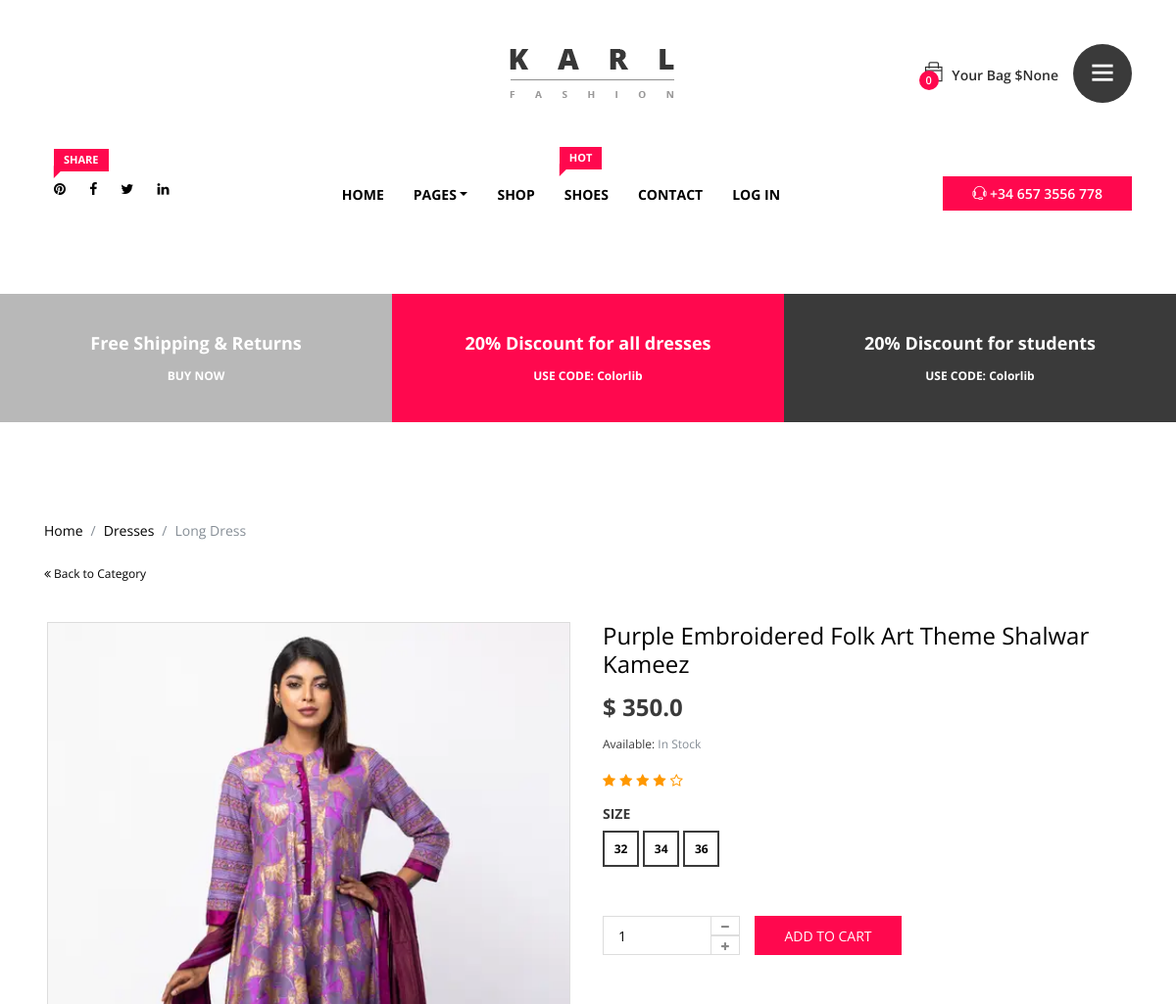
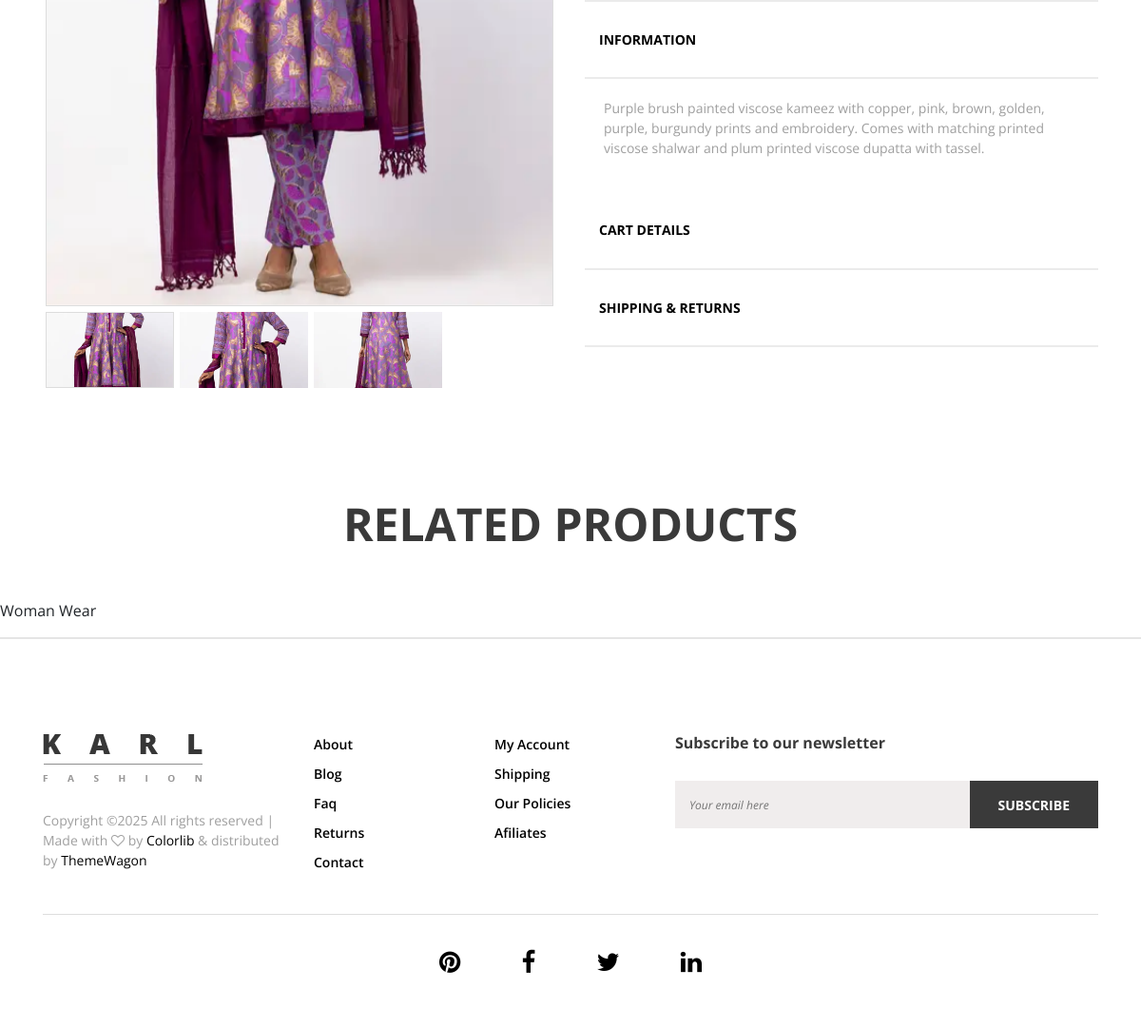
The page /details/2 on the database its author committed (2 pictures, top to bottom).
### product/models.py (models this page shows, shortened)
class Product(models.Model):
    name = models.CharField(max_length=256)
    main_category = models.ForeignKey(MainCategory, on_delete=models.SET_NULL, null=True, unique=False)
    sub_category = models.ForeignKey(SubCategory, on_delete=models.SET_NULL, null=True, unique=False)
    price = models.FloatField()
    information = models.TextField(max_length=500)
    color = models.CharField(max_length=50)
    discount = models.BooleanField(default=False)
    discount_price = models.FloatField(blank=True, null=True)
    image = models.ImageField(blank=True)

class ProductImage(models.Model):
    product = models.ForeignKey(Product, default=None, on_delete=models.CASCADE, related_name='multi_images')
    images = models.ImageField(upload_to='images/')

class SizeandQuantity(models.Model):
    SIZE_CHOICES = (
        ('32', '32'),
        ('34', '34'),
        ('36', '36'),
        ('38', '38'),
        ('40', '40'),
        ('S', 'short'),
        ('M', 'medium'),
        ('L', 'large'),
        ('XL', 'extra large'),
        ('XXL', 'extra x large'),
    )
    product = models.ForeignKey(Product, on_delete=models.CASCADE)
    size = models.CharField(choices=SIZE_CHOICES, max_length=30)
    quantity = models.IntegerField()

class MainCategory(models.Model):
    name = models.CharField(max_length=128, unique=False)
    def __str__(self):
        return self.name

### product/views.py (the view)
# urls.py: path('details/<int:id>', views.DetailsView.as_view(), name='details'),
class DetailsView(View):
    def get(self, request, id):
        item = Product.objects.get(pk=id)
        sizeq = SizeandQuantity.objects.filter(product__id=id)
        images = item.multi_images.all()
        r_cart = Cart.objects.filter(session=request.COOKIES.get('key')).values('product_id')
        related = Product.objects.filter(main_category__name=item.main_category).exclude(id__in=r_cart).exclude(id=id)
        related_sizeq = SizeandQuantity.objects.all()
        c_url =  request.build_absolute_uri()
        print(c_url)
        con = False
        for i in r_cart:
            if i['product_id'] == item.id:
                con = True
                break
            else:
                con = False
        context = {'item': item, 'images': images, 'sizeq': sizeq, 'related': related, 'product_size': related_sizeq, 'in_cart':con}
        cooki = request.COOKIES.get('key')
        if not cooki:
            cookie_value = ''.join(random.choice(string.ascii_letters + string.digits) for _ in range(32))
            response = render(request, 'product-details.html', context)
            response.set_cookie('key', cookie_value, expires=datetime.utcnow()+timedelta(days=15))
            return response
        else:
            return render(request, 'product-details.html', context)

### template/product-details.html (shortened to what this page needs)
{%extends 'base.html'%}
{%load static%}
{%block content%}
        <div class="breadcumb_area">
            <div class="container">
                <div class="row">
                    <div class="col-12">
                        <ol class="breadcrumb d-flex align-items-center">
                            <li class="breadcrumb-item"><a href="#">Home</a></li>
                            <li class="breadcrumb-item"><a href="#">Dresses</a></li>
                            <li class="breadcrumb-item active">Long Dress</li>
                        </ol>
                        <a href="#" class="backToHome d-block"><i class="fa fa-angle-double-left"></i> Back to Category</a>
                    </div>
                </div>
            </div>
        </div>
        <section class="single_product_details_area section_padding_0_100">
            <div class="container">
                <div class="row">
                    <div class="col-12 col-md-6">
                        <div class="single_product_thumb">
                            <div id="product_details_slider" class="carousel slide" data-ride="carousel">
                                <ol class="carousel-indicators">
                                    <li class="active" data-target="#product_details_slider" data-slide-to="0" style="background-image: url({{item.image.url}});">
                                    </li>
                                    {%for image in images%}
                                    <li data-target="#product_details_slider" data-slide-to="1" style="background-image: url({{image.images.url}});">
                                    </li>
                                    {%endfor%}
                                </ol>
                                <div class="carousel-inner">
                                    <div class="carousel-item active">
                                        <a class="gallery_img" href="{{item.image.url}}">
                                        <img class="d-block w-100" src="{{item.image.url}}" alt="First slide">
                                    </a>
                                    </div>
                                </div>
                            </div>
                        </div>
                    </div>
                    <div class="col-12 col-md-6">
                        <div class="single_product_desc">
                            <h4 class="title"><a href="#">{{item.name}}</a></h4>
                            <h4 class="price">$ {{item.price}}</h4>
                            <p class="available">Available: <span class="text-muted">In Stock</span></p>
                            <div class="single_product_ratings mb-15">
                                <i class="fa fa-star" aria-hidden="true"></i>
                                <i class="fa fa-star" aria-hidden="true"></i>
                                <i class="fa fa-star" aria-hidden="true"></i>
                                <i class="fa fa-star" aria-hidden="true"></i>
                                <i class="fa fa-star-o" aria-hidden="true"></i>
                            </div>
                            <div class="widget size mb-50">
                                <h6 class="widget-title">Size</h6>
                                <div class="widget-desc">
                                    <ul>
                                        {% for item in sizeq %}
                                        <li><a href="#">{{item.size}}</a></li>
                                        {%endfor%}
                                    </ul>
                                </div>
                            </div>
                            <form class="cart clearfix mb-50 d-flex" method="" onsubmit="return false;">
                                <div class="quantity">
                                    <span class="qty-minus"><i class="fa fa-minus" aria-hidden="true"></i></span>
                                    <input type="number" class="qty-text" id="qty" step="1" min="1" max="12" name="quantity" value="1">
                                    <span class="qty-plus" ><i class="fa fa-plus" aria-hidden="true"></i></span>
                                </div>
                                {% if in_cart %}
                                <button type="submit" name="removecart" value="5" class="btn btn-danger d-block" onclick="location.href='{% url 'remove_cart' item.id %}';">Remove from Cart</button>
                                {% else %}
                                <button type="submit" id="addcart" name="addtocart" value="5" class="btn cart-submit d-block">Add to cart</button>
                                {%endif%}
                            </form>
                            <div id="accordion" role="tablist">
                                <div class="card">
                                    <div class="card-header" role="tab" id="headingOne">
                                        <h6 class="mb-0">
                                            <a data-toggle="collapse" href="#collapseOne" aria-expanded="true" aria-controls="collapseOne">Information</a>
                                        </h6>
                                    </div>
                                    <div id="collapseOne" class="collapse show" role="tabpanel" aria-labelledby="headingOne" data-parent="#accordion">
                                        <div class="card-body">
                                            <p>{{item.information}}</p>
                                        </div>
                                    </div>
                                </div>
                                <div class="card">
                                    <div class="card-header" role="tab" id="headingTwo">
                                        <h6 class="mb-0">
                                            <a class="collapsed" data-toggle="collapse" href="#collapseTwo" aria-expanded="false" aria-controls="collapseTwo">Cart Details</a>
                                        </h6>
                                    </div>
                                </div>
                                <div class="card">
                                    <div class="card-header" role="tab" id="headingThree">
                                        <h6 class="mb-0">
                                            <a class="collapsed" data-toggle="collapse" href="#collapseThree" aria-expanded="false" aria-controls="collapseThree">shipping &amp; Returns</a>
                                        </h6>
                                    </div>
                                </div>
                            </div>
                        </div>
                    </div>
                </div>
            </div>
        </section>
        <section class="you_may_like_area clearfix">
            <div class="container">
                <div class="row">
                    <div class="col-12">
                        <div class="section_heading text-center">
                            <h2>related Products</h2>
                        </div>
                    </div>
                </div>
                <div class="row">
                    <div class="col-12">
                    </div>
                </div>
            </div>
        </section>
        {{item.main_category}}
        {%endblock%}

### rows shown on the page
Product: image (picture), name "Purple Embroidered Folk Art Theme Shalwar Kameez", price "350.0", information "Purple brush painted viscose kameez with copper, pink, brown, golden, purple, burgundy prints and embroidery. Comes with matching printed viscose shalwar and plum printed viscose dupatta with tassel.", main_category "Woman Wear"
ProductImage: images (picture)
ProductImage: images (picture)
SizeandQuantity: size "32"
SizeandQuantity: size "34"
SizeandQuantity: size "36"

### other values the page prints
{{ cart|length }} "0"
{{ cart_total.total__sum }} "None"
